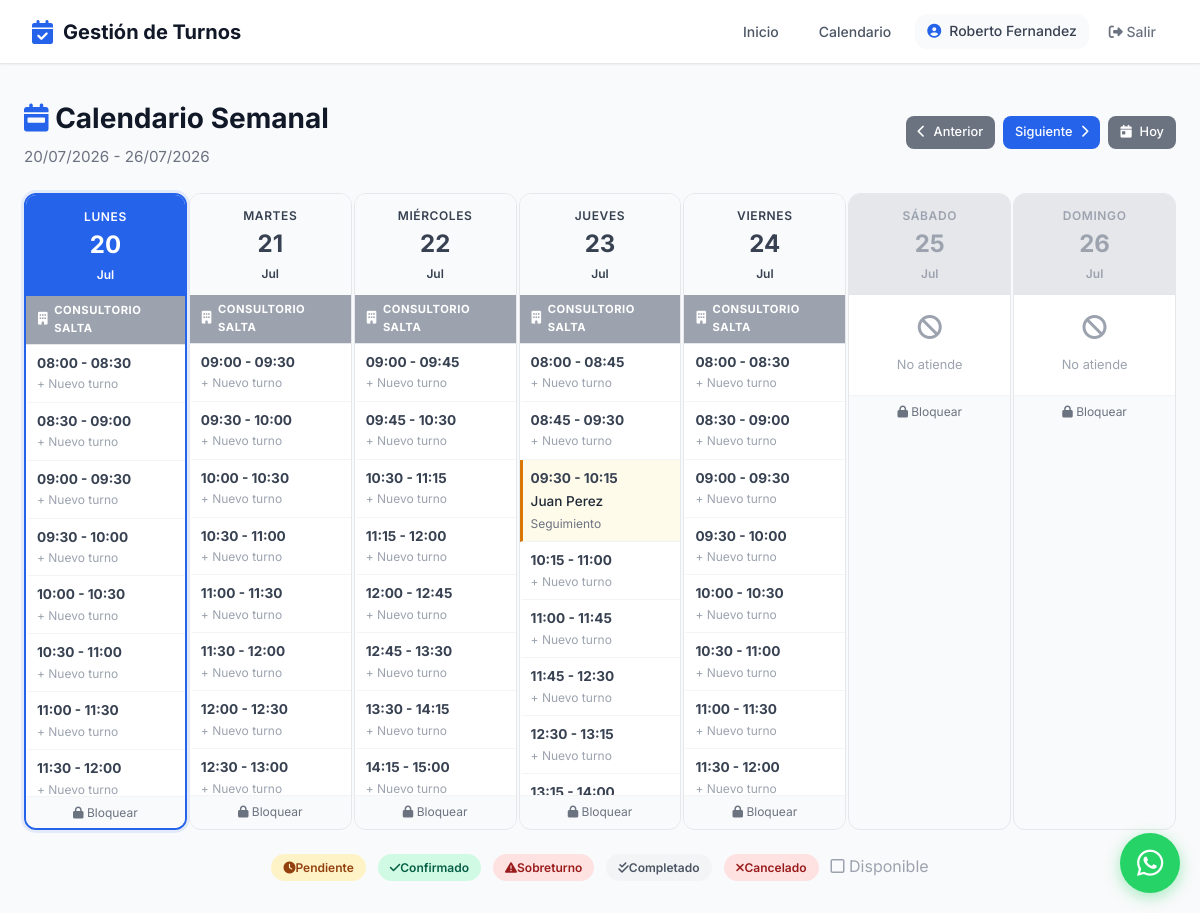
The page /profesional/calendario/ (signed in) on the database as committed earlier.
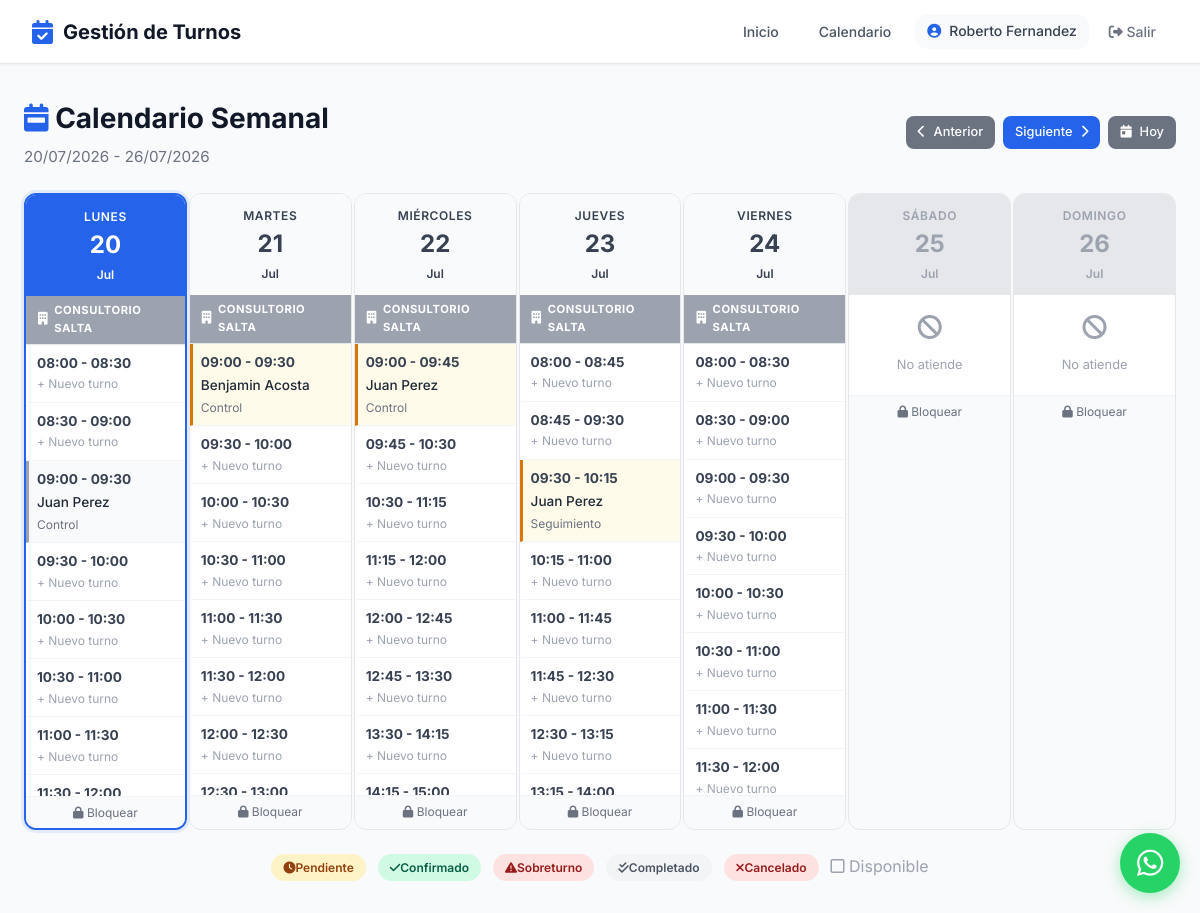
The same page on the database as committed later.
### establecimientos/models.py (models this page shows, shortened)
class Establecimiento(ModeloBase):
    nombre = models.CharField(max_length=200, verbose_name='Nombre')
    direccion = models.CharField(max_length=200, verbose_name='Dirección')
    telefono = models.CharField(max_length=20, verbose_name='Teléfono')
    email = models.EmailField(verbose_name='Email')
    cuit = models.CharField(max_length=13, verbose_name='CUIT')
    logo = models.ImageField(upload_to='logos/', blank=True, verbose_name='Logo')
    class Meta:
        verbose_name = 'Establecimiento'
        verbose_name_plural = 'Establecimientos'

### agendas/models.py (models this page shows, shortened)
class HorarioAtencion(ModeloBase):
    DIAS = [
        (0, 'Lunes'),
        (1, 'Martes'),
        (2, 'Miércoles'),
        (3, 'Jueves'),
        (4, 'Viernes'),
        (5, 'Sábado'),
        (6, 'Domingo'),
    ]
    agenda = models.ForeignKey(
        Agenda,
        on_delete=models.CASCADE,
        related_name='horarios',
        verbose_name='Agenda'
    )
    dia = models.IntegerField(choices=DIAS, verbose_name='Día')
    hora_inicio = models.TimeField(verbose_name='Hora de Inicio')
    hora_fin = models.TimeField(verbose_name='Hora de Fin')
    duracion_turno = models.IntegerField(
        verbose_name='Duración del turno (minutos)'
    )
    class Meta:
        verbose_name = 'Horario de Atención'
        verbose_name_plural = 'Horarios de Atención'
        ordering = ['dia', 'hora_inicio']

### turnos_profesionales/models.py (models this page shows, shortened)
class TurnoProfesional(ModeloBase):
    ESTADOS = [
        ('pendiente', 'Pendiente'),
        ('confirmado', 'Confirmado'),
        ('cancelado', 'Cancelado'),
        ('no_asistio', 'No Asistió'),
        ('completado', 'Completado'),
        ('en_sala', 'En Sala de Espera'),
    ]
    profesional = models.ForeignKey(
        'profesionales.Profesional',
        on_delete=models.CASCADE,
        verbose_name='Profesional'
    )
    paciente = models.ForeignKey(
        'pacientes.Paciente',
        on_delete=models.CASCADE,
        verbose_name='Paciente'
    )
    fecha = models.DateField(verbose_name='Fecha')
    hora_inicio = models.TimeField(verbose_name='Hora de Inicio')
    hora_fin = models.TimeField(verbose_name='Hora de Fin')
    estado = models.CharField(
        max_length=20,
        choices=ESTADOS,
        default='pendiente',
        verbose_name='Estado'
    )
    tipo_consulta = models.CharField(
        max_length=100,
        blank=True,
        verbose_name='Tipo de Consulta'
    )
    notas_internas = models.TextField(
        blank=True,
        verbose_name='Notas Internas'
    )
    obra_social = models.ForeignKey(
        'obras_sociales.ObraSocial',
        on_delete=models.SET_NULL,
        null=True,
        blank=True,
        verbose_name='Obra Social'
    )
    requiere_autorizacion = models.BooleanField(
        default=False,
        verbose_name='Requiere Autorización'
    )
    enviar_recordatorio = models.BooleanField(
        default=True,
        verbose_name='Enviar Recordatorio'
    )
    establecimiento = models.ForeignKey(
    'establecimientos.Establecimiento',
    on_delete=models.SET_NULL,
    null=True,
    blank=True,
    verbose_name='Consultorio'
)
    es_sobreturno = models.BooleanField(
    default=False,
    verbose_name='Sobreturno'
)
    monto_total = models.DecimalField(max_digits=10, decimal_places=2, null=True, blank=True, verbose_name='Monto Total')
    monto_os = models.DecimalField(max_digits=10, decimal_places=2, null=True, blank=True, verbose_name='Cubre OS')
    monto_coseguro = models.DecimalField(
        max_digits=10,
        decimal_places=2,
        null=True,
        blank=True,
        verbose_name='Coseguro cobrado'
    )
    os_cobrado = models.BooleanField(default=False, verbose_name='¿Cobrado a la OS?')
    fecha_cobro_os = models.DateField(null=True, blank=True, verbose_name='Fecha de cobro a OS')
    google_event_id = models.CharField(max_length=200, blank=True, null=True, verbose_name='ID Evento Google')
    class Meta:
        verbose_name = 'Turno Profesional'
        verbose_name_plural = 'Turnos Profesionales'
        ordering = ['fecha', 'hora_inicio']

### pacientes/models.py (models this page shows, shortened)
class Paciente(Persona):
    GENEROS = [
        ('M', 'Masculino'),
        ('F', 'Femenino'),
        ('X', 'No binario'),
    ]
    usuario = models.OneToOneField(
        'usuarios.Usuario',
        on_delete=models.SET_NULL,
        null=True,
        blank=True,
        verbose_name='Usuario'
    )
    genero = models.CharField(max_length=1, choices=GENEROS, blank=True, verbose_name='Género')
    direccion = models.CharField(max_length=200, blank=True, verbose_name='Dirección')
    obra_social = models.ForeignKey(
        'obras_sociales.ObraSocial',
        on_delete=models.SET_NULL, null=True, blank=True,
        verbose_name='Obra Social'
    )
    numero_afiliado = models.CharField(max_length=50, blank=True, verbose_name='Número de Afiliado')
    plan_obra_social = models.ForeignKey(
        'obras_sociales.Plan',
        on_delete=models.SET_NULL, null=True, blank=True,
        verbose_name='Plan'
    )
    observaciones = models.TextField(blank=True, verbose_name='Observaciones')
    contacto_emergencia_nombre = models.CharField(max_length=100, blank=True)
    contacto_emergencia_telefono = models.CharField(max_length=20, blank=True)
    class Meta:
        verbose_name = 'Paciente'
        verbose_name_plural = 'Pacientes'
        ordering = ['apellido', 'nombre']

### turnos_profesionales/views.py (the view)
# urls.py: path('calendario/', views.calendario_semanal, name='calendario_semanal'),
@login_required
def calendario_semanal(request):
    if request.user.rol not in ['profesional', 'secretaria']:
        return redirect('home')
    if request.user.rol == 'secretaria':
        profesional_id = request.GET.get('profesional')
        if profesional_id:
            profesional = get_object_or_404(Profesional, id=profesional_id)
        else:
            profesional = Profesional.objects.filter(
                establecimientos=request.user.establecimiento,
                activo=True,
                atiende_por_orden=False  # ← Solo los que usan turnos
            ).first()
            if not profesional:
                messages.error(request, 'No hay profesionales con turnos programados.')
                return redirect('panel_secretaria')
    else:
        profesional = get_object_or_404(Profesional, usuario=request.user)
    fecha_str = request.GET.get('fecha')
    if fecha_str:
        try:
            fecha_base = datetime.strptime(fecha_str, '%Y-%m-%d').date()
        except ValueError:
            fecha_base = date.today()
    else:
        fecha_base = date.today()
    hoy = date.today()
    lunes = fecha_base - timedelta(days=fecha_base.weekday())
    dias_semana = []
    nombres_dias = ['Lunes', 'Martes', 'Miércoles', 'Jueves', 'Viernes', 'Sábado', 'Domingo']
    agendas = Agenda.objects.filter(
        profesional=profesional, activo=True
    ).select_related('establecimiento')
    for i in range(7):
        dia = lunes + timedelta(days=i)
        turnos_dia = TurnoProfesional.objects.filter(
            profesional=profesional, fecha=dia
        ).order_by('hora_inicio')
        horarios_por_consultorio = {}
        dia_bloqueado = False
        bloqueos_dia = []
        for agenda in agendas:
            if agenda.fecha_inicio <= dia and (agenda.fecha_fin is None or agenda.fecha_fin >= dia):
                bloqueos = BloqueoAgenda.objects.filter(agenda=agenda, fecha=dia, activo=True)
                bloqueos_dia.extend(bloqueos)
                if any(b.hora_inicio is None and b.hora_fin is None for b in bloqueos):
                    dia_bloqueado = True
                est_nombre = agenda.establecimiento.nombre
                if est_nombre not in horarios_por_consultorio:
                    horarios_por_consultorio[est_nombre] = []
                horarios = HorarioAtencion.objects.filter(agenda=agenda, dia=dia.weekday())
                for h in horarios:
                    hora_actual = h.hora_inicio
                    while hora_actual < h.hora_fin:
                        hora_fin_slot = (datetime.combine(dia, hora_actual) + timedelta(minutes=h.duracion_turno)).time()
                        if hora_fin_slot <= h.hora_fin:
                            slot_bloqueado = False
                            for b in bloqueos:
                                if b.hora_inicio and b.hora_fin:
                                    if hora_actual >= b.hora_inicio and hora_fin_slot <= b.hora_fin:
                                        slot_bloqueado = True
                                        break
                            if not slot_bloqueado:
                                turnos_en_horario = [t for t in turnos_dia if t.hora_inicio == hora_actual]
                                if turnos_en_horario:
                                    for turno in turnos_en_horario:
                                        horarios_por_consultorio[est_nombre].append({
                                            'hora_inicio': hora_actual,
                                            'hora_fin': hora_fin_slot,
                                            'turno': turno,
                                            'disponible': False,
                                            'lugares_restantes': 0,
                                        })
                                else:
                                    horarios_por_consultorio[est_nombre].append({
                                        'hora_inicio': hora_actual,
                                        'hora_fin': hora_fin_slot,
                                        'turno': None,
                                        'disponible': True,
                                        'lugares_restantes': agenda.pacientes_simultaneos,
                                    })
                        hora_actual = hora_fin_slot
        for est in horarios_por_consultorio:
            horarios_por_consultorio[est].sort(key=lambda x: x['hora_inicio'])
        dias_semana.append({
            'fecha': dia,
            'nombre': nombres_dias[i],
            'es_hoy': dia == hoy,
            'atiende': any(len(slots) > 0 for slots in horarios_por_consultorio.values()),
            'bloqueado': dia_bloqueado,
            'bloqueos': bloqueos_dia,
            'horarios_por_consultorio': horarios_por_consultorio,
        })
    semana_anterior = lunes - timedelta(days=7)
    semana_siguiente = lunes + timedelta(days=7)
    profesionales_consultorio = None
    if request.user.rol == 'secretaria':
        profesionales_consultorio = Profesional.objects.filter(
            establecimientos=request.user.establecimiento,
            activo=True,
            atiende_por_orden=False  # ← Solo los que sacan turno
        )
    return render(request, 'turnos_profesionales/calendario.html', {
        'profesional': profesional,
        'dias_semana': dias_semana,
        'lunes': lunes,
        'domingo': lunes + timedelta(days=6),
        'semana_anterior': semana_anterior.strftime('%Y-%m-%d'),
        'semana_siguiente': semana_siguiente.strftime('%Y-%m-%d'),
        'hoy': hoy,
        'profesionales_consultorio': profesionales_consultorio,
    })

### core_app/models.py (called while the page is built)
    @property
    def nombre_completo(self):
        return f"{self.nombre} {self.apellido}"

### turnos_profesionales/templates/turnos_profesionales/calendario.html (shortened to what the changed rows need)
{% extends 'core_app/base.html' %}
{% block content %}
<div class="flex-between mb-6">
    <div class="page-header mb-0">
        <h1><i class="fas fa-calendar-week text-primary"></i> Calendario Semanal</h1>
    </div>
</div>
<div class="calendar-grid">
    {% for dia in dias_semana %}
    <div class="calendar-day {% if dia.es_hoy %}today{% endif %}">
        <div class="calendar-day-header
            {% if dia.bloqueado %}blocked
            {% elif dia.es_hoy %}active
            {% elif dia.atiende %}works
            {% else %}inactive{% endif %}">
            <div style="font-size: 0.75rem; text-transform: uppercase; letter-spacing: 0.05em;">{{ dia.nombre }}</div>
            <div style="font-size: 1.5rem; font-weight: 700;">{{ dia.fecha|date:"d" }}</div>
            <div style="font-size: 0.75rem;">{{ dia.fecha|date:"M" }}</div>
        </div>
        <div class="calendar-slots">
            {% if dia.atiende %}
                {% for est_nombre, slots in dia.horarios_por_consultorio.items %}
                    <div class="consultorio-separator">
                        <i class="fas fa-building"></i> {{ est_nombre }}
                    </div>
                    {% for slot in slots %}
                    <div class="calendar-slot
                        {% if slot.turno %}
                            {% if slot.turno.es_sobreturno %}sobreturno
                            {% elif slot.turno.estado == 'confirmado' %}confirmado
                            {% elif slot.turno.estado == 'pendiente' %}pendiente
                            {% elif slot.turno.estado == 'completado' %}completado
                            {% elif slot.turno.estado == 'cancelado' %}cancelado
                            {% endif %}
                        {% else %}empty
                        {% endif %}"
                        onclick="{% if slot.turno %}
                            mostrarModalTurno(
                                '{{ slot.turno.id }}',
                                '{{ slot.turno.paciente.nombre_completo|escapejs }}',
                                '{{ slot.turno.paciente.telefono|escapejs }}',
                                '{{ slot.turno.fecha|date:'d/m/Y' }}',
                                '{{ slot.hora_inicio|time:'H:i' }}',
                                '{{ slot.hora_fin|time:'H:i' }}',
                                '{{ slot.turno.tipo_consulta|default:'—'|escapejs }}',
                                '{{ slot.turno.get_estado_display }}',
                                '{{ slot.turno.estado }}',
                                '{% if slot.turno.paciente.sesiones_restantes %}{{ slot.turno.paciente.sesiones_restantes }}/{{ slot.turno.paciente.sesiones_autorizadas }}{% else %}—{% endif %}',
                                '{{ slot.turno.paciente.id }}',
                                '{{ slot.turno.es_sobreturno|yesno:'si,no' }}'
                            )
                        {% else %}
                            mostrarModalSlot(
                                '{{ dia.fecha|date:'Y-m-d' }}',
                                '{{ slot.hora_inicio|time:'H:i' }}',
                                '{{ slot.hora_fin|time:'H:i' }}'
                            )
                        {% endif %}">
                        <div class="calendar-slot-time">
                            {{ slot.hora_inicio|time:"H:i" }} - {{ slot.hora_fin|time:"H:i" }}
                        </div>
                        {% if slot.turno %}
                            <div class="calendar-slot-patient">{{ slot.turno.paciente.nombre_completo }}</div>
                            {% if slot.turno.tipo_consulta %}
                                <div class="calendar-slot-type">{{ slot.turno.tipo_consulta }}</div>
                            {% endif %}
                        {% else %}
                            <div class="calendar-slot-add">+ Nuevo turno</div>
                        {% endif %}
                    </div>
                    {% endfor %}
                {% endfor %}
            {% else %}
                <div class="empty-state" style="padding: 20px;">
                    <i class="fas fa-ban" style="font-size: 1.5rem;"></i>
                    <p style="font-size: 0.8rem;">No atiende</p>
                </div>
            {% endif %}
        </div>
        <div class="calendar-footer">
            {% if dia.bloqueado %}
                {% for bloqueo in dia.bloqueos %}
                    <a href="{% url 'desbloquear_dia' bloqueo.id %}"
                       onclick="return confirm('¿Desbloquear este día?')">
                        <i class="fas fa-lock-open"></i> Desbloquear
                    </a>
                    <br><span style="color: var(--gray-400);">{{ bloqueo.motivo }}</span>
                {% endfor %}
            {% else %}
                <a href="#" onclick="mostrarFormBloqueo('{{ dia.fecha|date:'Y-m-d' }}')">
                    <i class="fas fa-lock"></i> Bloquear
                </a>
            {% endif %}
        </div>
    </div>
    {% endfor %}
</div>
{% endblock %}

Rows that differ between the two databases and show on the page:
no longer on this page (row unchanged): HorarioAtencion: hora_inicio "09:00"
no longer on this page (row unchanged): HorarioAtencion: hora_inicio "09:00"
added TurnoProfesional: hora_inicio "09:00", hora_fin "09:30", turno.paciente.nombre_completo "Juan Perez", turno.tipo_consulta "Control", estado "completado" (drawn), shown under "CONSULTORIO SALTA"
added TurnoProfesional: hora_inicio "09:00", hora_fin "09:30", turno.paciente.nombre_completo "Benjamin Acosta", turno.tipo_consulta "Control", shown under "CONSULTORIO SALTA"
added TurnoProfesional: hora_inicio "09:00", hora_fin "09:45", turno.paciente.nombre_completo "Juan Perez", turno.tipo_consulta "Control", shown under "CONSULTORIO SALTA"
Other text that changed with them:
list line gone: "09:00 - 09:30 + Nuevo turno + Nuevo turno"
list line gone: "- 09:30 + Nuevo turno + Nuevo turno"
list line gone: "- 09:45 + Nuevo turno + Nuevo turno"
